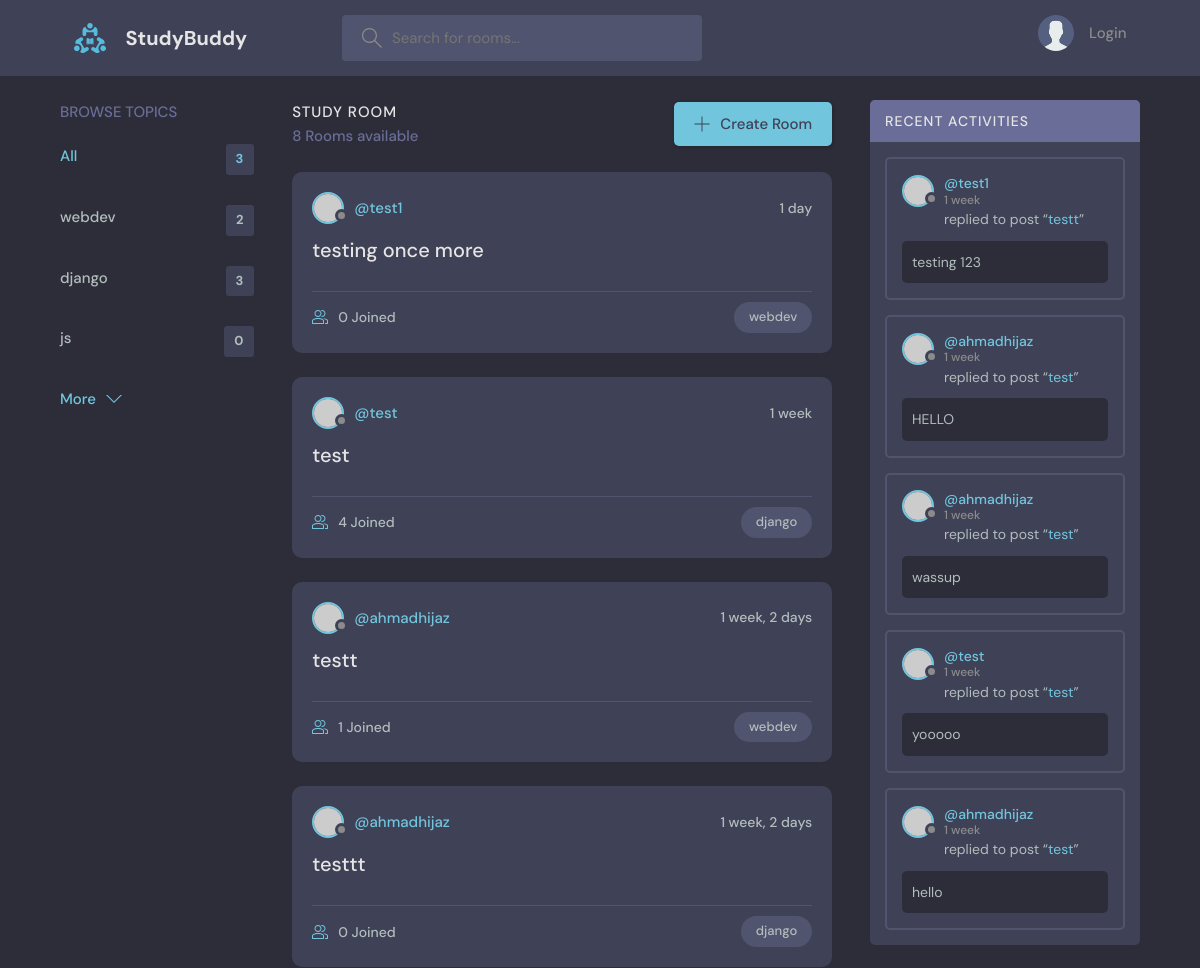
The app's page / (upper part), older data.
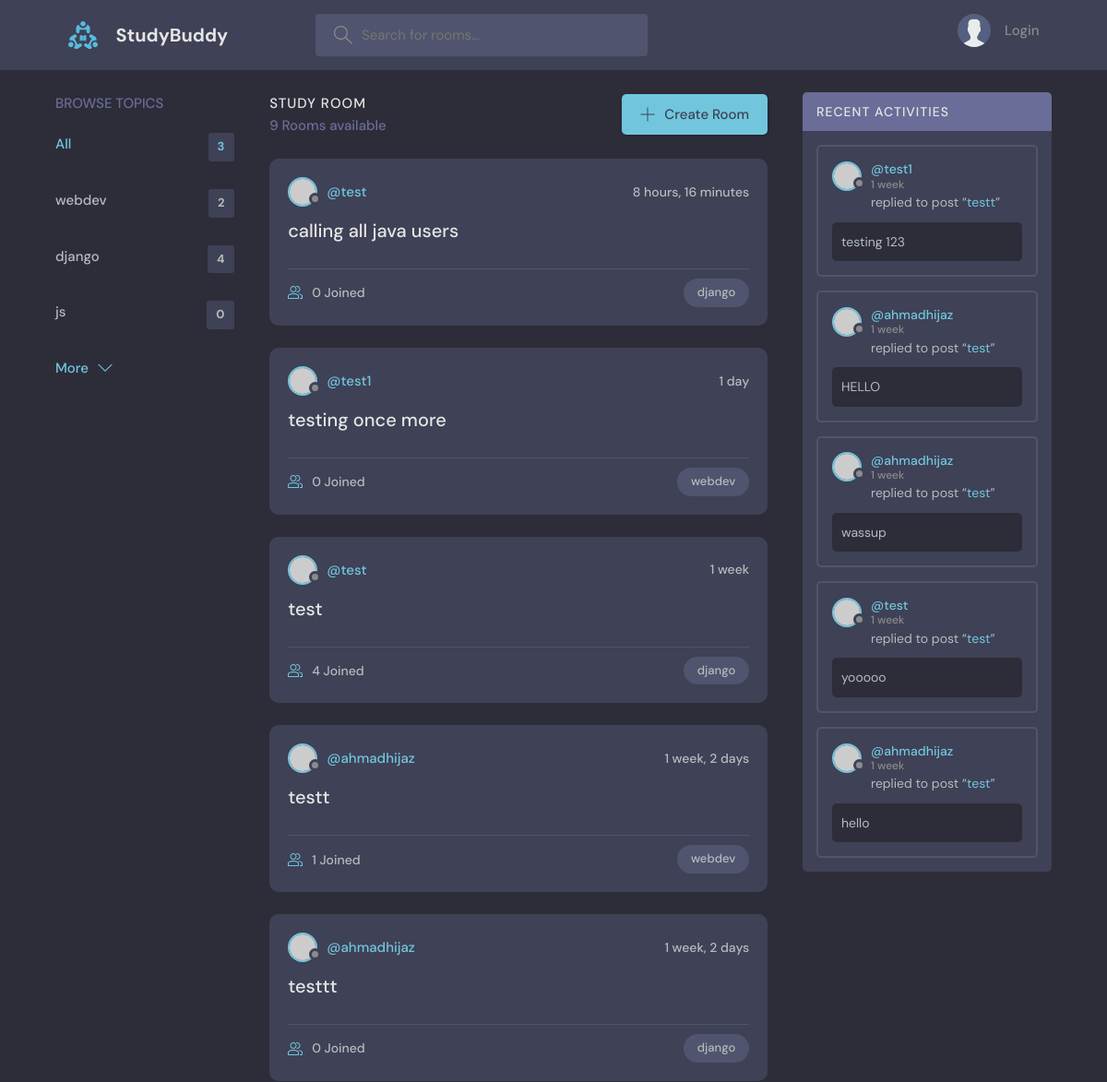
The same page, newer data.
### base/models.py (models this page shows, shortened)
class Topic(models.Model):
     name = models.CharField(max_length=200)

class Room(models.Model):
     host = models.ForeignKey(User, on_delete=models.SET_NULL, null=True)
     topic = models.ForeignKey(Topic, on_delete=models.SET_NULL, null=True)
     name = models.CharField(max_length=200)
     description = models.TextField(null=True, blank=True)
     participants = models.ManyToManyField(User, related_name='participants', blank=True)
     updated = models.DateTimeField(auto_now=True)
     created = models.DateTimeField(auto_now_add=True)
     class Meta:
          ordering = ['-updated', '-created']
     def __str__(self):
          return self.name

class Message(models.Model):
     user = models.ForeignKey(User, on_delete=models.CASCADE)
     room = models.ForeignKey(Room, on_delete=models.CASCADE)
     body = models.TextField()
     updated = models.DateTimeField(auto_now=True)
     created = models.DateTimeField(auto_now_add=True)
     class Meta:
          ordering = ['-updated', '-created']

### base/views.py (the view)
# urls.py: path('', views.home, name="home"),
def home(request):
    q = request.GET.get('q') if request.GET.get('q') != None else ''
    rooms = Room.objects.filter(
        Q(topic__name__icontains=q) |
        Q(name__icontains=q) |
        Q(description__icontains=q)
        )
    topics = Topic.objects.all()
    room_count = rooms.count()
    room_messages = Message.objects.filter(Q(room__topic__name__icontains=q))
    context = {'rooms': rooms, 'topics': topics,
                'room_count': room_count, 'room_messages':room_messages}
    return render(request, 'base/home.html', context)

### base/templates/base/home.html (shortened to what this page needs)
{% extends 'main.html' %}
{% block content %}
    <main class="layout layout--3">
      <div class="container">
        {% include 'base/topics_component.html' %}
        <div class="roomList">
          <div class="roomList__header">
            <div>
              <h2>Study Room</h2>
              <p>{{room_count}} Rooms available</p>
            </div>
            <a class="btn btn--main" href="{% url 'create-room' %}">
              <svg version="1.1" xmlns="http://www.w3.org/2000/svg" width="32" height="32" viewBox="0 0 32 32">
                <title>add</title>
                <path
                  d="M16.943 0.943h-1.885v14.115h-14.115v1.885h14.115v14.115h1.885v-14.115h14.115v-1.885h-14.115v-14.115z"
                ></path>
              </svg>
              Create Room
            </a>
          </div>
          {% include 'base/feed_component.html' %}
        </div>
        {% include 'base/activity_component.html' %}
      </div>
    </main>
    {% endblock %}

### base/templates/base/topics_component.html
<div class="topics">
    <div class="topics__header">
      <h2>Browse Topics</h2>
    </div>
    <ul class="topics__list">
      <li>
        <a href="{% url 'home'%}" class="active">All <span>{{topics.count}}</span></a>
      </li>
      {% for topic in topics %}
      <li>
        <a href="{% url 'home' %}?q={{topic.name}}">{{topic.name}} <span>{{topic.room_set.all.count}}</span></a>
      </li>
      {% endfor %}
    </ul>
    <a class="btn btn--link" href="topics.html">
      More
      <svg version="1.1" xmlns="http://www.w3.org/2000/svg" width="32" height="32" viewBox="0 0 32 32">
        <title>chevron-down</title>
        <path d="M16 21l-13-13h-3l16 16 16-16h-3l-13 13z"></path>
      </svg>
    </a>
  </div>

### base/templates/base/feed_component.html (shortened to what this page needs)
{% for room in rooms %}
<div class="roomListRoom">
    <div class="roomListRoom__header">
      <a href="{% url 'user-profile' room.host %}" class="roomListRoom__author">
        <div class="avatar avatar--small">
          <img src="https://randomuser.me/api/portraits/women/11.jpg" />
        </div>
        <span>@{{room.host.username}}</span>
      </a>
      <div class="roomListRoom__actions">
        <span>{{room.created|timesince}}</span>
      </div>
    </div>
    <div class="roomListRoom__content">
      <a href="{% url 'room' room.id %}">{{room.name}}</a>
    </div>
    <div class="roomListRoom__meta">
      <a href="{% url 'room' room.id %}" class="roomListRoom__joined">
        {{room.participants.all.count}} Joined
      </a>
      <p class="roomListRoom__topic">{{room.topic.name}}</p>
    </div>
  </div>
  {% endfor %}

### base/templates/base/activity_component.html (shortened to what this page needs)
<div class="activities">
    <div class="activities__header">
      <h2>Recent Activities</h2>
    </div>
    {% for message in room_messages%}
    <div class="activities__box">
      <div class="activities__boxHeader roomListRoom__header">
        <a href="{% url 'user-profile' message.user.id %}" class="roomListRoom__author">
          <div class="avatar avatar--small">
            <img src="https://randomuser.me/api/portraits/women/11.jpg" />
          </div>
          <p>
            @{{message.user}}
            <span>{{message.created|timesince}}</span>
          </p>
        </a>
      </div>
      <div class="activities__boxContent">
        <p>replied to post “<a href="{% url 'room' message.room.id %}">{{message.room}}</a>”</p>
        <div class="activities__boxRoomContent">
          {{message.body}}
        </div>
      </div>
    </div>
    {% endfor %}
  </div>

Row changes from the older to the newer data that the page shows:
computed for Topic "django": room_set.all.count "3" → "4"
added Room: host.username "test", created "8 hours, 16 minutes", name "calling all java users", participants.all.count "0", topic.name "django"
Text that changed along with them:
{{ room_count }}: "8" → "9"
